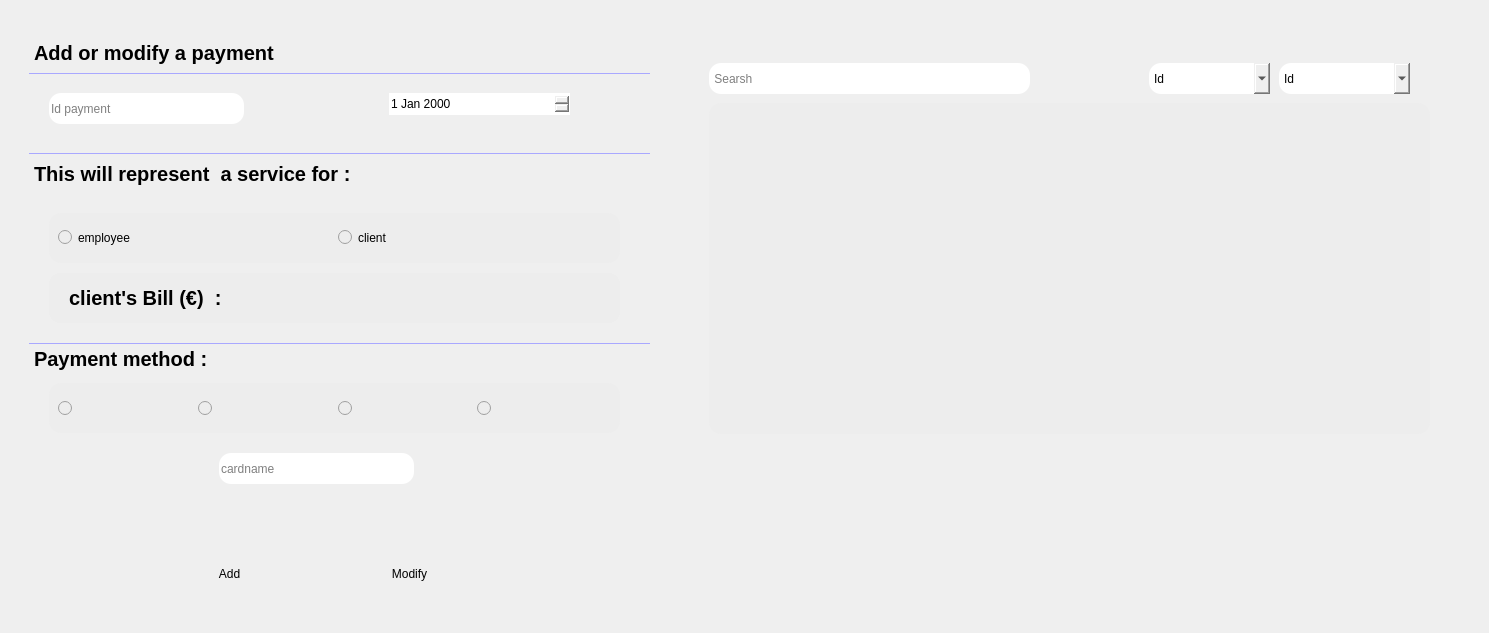
     <widget class="QWidget" name="payment_tab1">
      <attribute name="title">
       <string>payment</string>
      </attribute>
      <widget class="QWidget" name="payment1" native="true">
       <property name="geometry">
        <rect>
         <x>29</x>
         <y>33</y>
         <width>621</width>
         <height>591</height>
        </rect>
       </property>
       <property name="sizeIncrement">
        <size>
         <width>1200</width>
         <height>1200</height>
        </size>
       </property>
       <property name="styleSheet">
        <string notr="true">border-radius:12px;</string>
       </property>
       <widget class="QFrame" name="frame_9">
        <property name="geometry">
         <rect>
          <x>20</x>
          <y>180</y>
          <width>571</width>
          <height>50</height>
         </rect>
        </property>
        <property name="styleSheet">
         <string notr="true">background:#EDEDED;
border-radius:12px;</string>
        </property>
        <property name="frameShape">
         <enum>QFrame::StyledPanel</enum>
        </property>
        <property name="frameShadow">
         <enum>QFrame::Raised</enum>
        </property>
        <layout class="QHBoxLayout" name="horizontalLayout">
         <item>
          <widget class="QRadioButton" name="payment_employee_service">
           <property name="text">
            <string>employee</string>
           </property>
          </widget>
         </item>
         <item>
          <widget class="QRadioButton" name="payment_client_service">
           <property name="text">
            <string>client</string>
           </property>
          </widget>
         </item>
        </layout>
       </widget>
       <widget class="QLabel" name="label_16">
        <property name="geometry">
         <rect>
          <x>0</x>
          <y>0</y>
          <width>621</width>
          <height>41</height>
         </rect>
        </property>
        <property name="styleSheet">
         <string notr="true">background:transparent;
border-radius:0px;
font-size:20px;
font-weight:700;
border-bottom:1px solid #A9A8FF;</string>
        </property>
        <property name="text">
         <string>Add or modify a payment</string>
        </property>
       </widget>
       <widget class="QPushButton" name="payment_add_button">
        <property name="geometry">
         <rect>
          <x>130</x>
          <y>520</y>
          <width>141</width>
          <height>41</height>
         </rect>
        </property>
        <property name="text">
         <string>Add</string>
        </property>
       </widget>
       <widget class="QPushButton" name="payment_modify_button">
        <property name="geometry">
         <rect>
          <x>310</x>
          <y>520</y>
          <width>141</width>
          <height>41</height>
         </rect>
        </property>
        <property name="text">
         <string>Modify</string>
        </property>
       </widget>
       <widget class="QLineEdit" name="id_payment_line">
        <property name="geometry">
         <rect>
          <x>20</x>
          <y>60</y>
          <width>195</width>
          <height>31</height>
         </rect>
        </property>
        <property name="text">
         <string/>
        </property>
        <property name="placeholderText">
         <string>Id payment</string>
        </property>
       </widget>
       <widget class="QDateEdit" name="payment_date">
        <property name="geometry">
         <rect>
          <x>360</x>
          <y>60</y>
          <width>181</width>
          <height>22</height>
         </rect>
        </property>
       </widget>
       <widget class="QLabel" name="label_18">
        <property name="geometry">
         <rect>
          <x>0</x>
          <y>120</y>
          <width>621</width>
          <height>41</height>
         </rect>
        </property>
        <property name="styleSheet">
         <string notr="true">background:transparent;
border-radius:0px;
font-size:20px;
font-weight:700;
border-top:1px solid #A9A8FF;</string>
        </property>
        <property name="text">
         <string>This will represent  a service for :</string>
        </property>
       </widget>
       <widget class="QFrame" name="payment_salary_frame">
        <property name="geometry">
         <rect>
          <x>20</x>
          <y>240</y>
          <width>571</width>
          <height>50</height>
         </rect>
        </property>
        <property name="styleSheet">
         <string notr="true">background:#EDEDED;
border-radius:12px;</string>
        </property>
        <property name="frameShape">
         <enum>QFrame::StyledPanel</enum>
        </property>
        <property name="frameShadow">
         <enum>QFrame::Raised</enum>
        </property>
        <layout class="QHBoxLayout" name="horizontalLayout_3">
         <item>
          <widget class="QLabel" name="label_32">
           <property name="styleSheet">
            <string notr="true">background:transparent;
border-radius:0px;
font-size:20px;
font-weight:700;
</string>
           </property>
           <property name="text">
            <string>  Salary (€/year)  :</string>
           </property>
          </widget>
         </item>
         <item>
          <widget class="QLabel" name="payment_salary_output">
           <property name="styleSheet">
            <string notr="true">background:transparent;
border-radius:0px;
font-size:20px;
font-weight:700;
</string>
           </property>
           <property name="text">
            <string/>
           </property>
          </widget>
         </item>
        </layout>
       </widget>
       <widget class="QFrame" name="payment_bill_frame">
        <property name="geometry">
         <rect>
          <x>20</x>
          <y>240</y>
          <width>571</width>
          <height>50</height>
         </rect>
        </property>
        <property name="styleSheet">
         <string notr="true">background:#EDEDED;
border-radius:12px;</string>
        </property>
        <property name="frameShape">
         <enum>QFrame::StyledPanel</enum>
        </property>
        <property name="frameShadow">
         <enum>QFrame::Raised</enum>
        </property>
        <layout class="QHBoxLayout" name="horizontalLayout_4">
         <item>
          <widget class="QLabel" name="label_34">
           <property name="styleSheet">
            <string notr="true">background:transparent;
border-radius:0px;
font-size:20px;
font-weight:700;
</string>
           </property>
           <property name="text">
            <string>  client's Bill (€)  :</string>
           </property>
          </widget>
         </item>
         <item>
          <widget class="QLabel" name="payment_bill_output">
           <property name="styleSheet">
            <string notr="true">background:transparent;
border-radius:0px;
font-size:20px;
font-weight:700;
</string>
           </property>
           <property name="text">
            <string/>
           </property>
          </widget>
         </item>
        </layout>
       </widget>
       <widget class="QLabel" name="label_23">
        <property name="geometry">
         <rect>
          <x>0</x>
          <y>310</y>
          <width>621</width>
          <height>31</height>
         </rect>
        </property>
        <property name="styleSheet">
         <string notr="true">background:transparent;
border-radius:0px;
font-size:20px;
font-weight:700;
border-top:1px solid #A9A8FF;</string>
        </property>
        <property name="text">
         <string>Payment method :</string>
        </property>
       </widget>
       <widget class="QFrame" name="frame_10">
        <property name="geometry">
         <rect>
          <x>20</x>
          <y>350</y>
          <width>571</width>
          <height>50</height>
         </rect>
        </property>
        <property name="styleSheet">
         <string notr="true">background:#EDEDED;
border-radius:12px;</string>
        </property>
        <property name="frameShape">
         <enum>QFrame::StyledPanel</enum>
        </property>
        <property name="frameShadow">
         <enum>QFrame::Raised</enum>
        </property>
        <layout class="QHBoxLayout" name="horizontalLayout_5">
         <item>
          <widget class="QRadioButton" name="payment_visa_btn">
           <property name="text">
            <string/>
           </property>
           <property name="icon">
            <iconset resource="icons.qrc">
             <normaloff>:/login res/visa.png</normaloff>:/login res/visa.png</iconset>
           </property>
           <property name="iconSize">
            <size>
             <width>38</width>
             <height>38</height>
            </size>
           </property>
          </widget>
         </item>
         <item>
          <widget class="QRadioButton" name="payment_mastercard_btn">
           <property name="text">
            <string/>
           </property>
           <property name="icon">
            <iconset resource="icons.qrc">
             <normaloff>:/login res/master card.png</normaloff>:/login res/master card.png</iconset>
           </property>
           <property name="iconSize">
            <size>
             <width>42</width>
             <height>42</height>
            </size>
           </property>
          </widget>
         </item>
         <item>
          <widget class="QRadioButton" name="payment_discover_btn">
           <property name="text">
            <string/>
           </property>
           <property name="icon">
            <iconset resource="icons.qrc">
             <normaloff>:/login res/discover.png</normaloff>:/login res/discover.png</iconset>
           </property>
           <property name="iconSize">
            <size>
             <width>42</width>
             <height>42</height>
            </size>
           </property>
          </widget>
         </item>
         <item>
          <widget class="QRadioButton" name="payment_express_btn">
           <property name="text">
            <string/>
           </property>
           <property name="icon">
            <iconset resource="icons.qrc">
             <normaloff>:/login res/american express.png</normaloff>:/login res/american express.png</iconset>
           </property>
           <property name="iconSize">
            <size>
             <width>42</width>
             <height>42</height>
            </size>
           </property>
          </widget>
         </item>
        </layout>
       </widget>
       <widget class="QLineEdit" name="cardname_payment_line">
        <property name="geometry">
         <rect>
          <x>190</x>
          <y>420</y>
          <width>195</width>
          <height>31</height>
         </rect>
        </property>
        <property name="text">
         <string/>
        </property>
        <property name="placeholderText">
         <string>cardname</string>
        </property>
       </widget>
       <widget class="QPushButton" name="payment_pdf">
        <property name="geometry">
         <rect>
          <x>480</x>
          <y>520</y>
          <width>71</width>
          <height>41</height>
         </rect>
        </property>
        <property name="styleSheet">
         <string notr="true"/>
        </property>
        <property name="text">
         <string/>
        </property>
        <property name="icon">
         <iconset resource="icons.qrc">
          <normaloff>:/new/prefix2/feather (2)/printer.svg</normaloff>:/new/prefix2/feather (2)/printer.svg</iconset>
        </property>
        <property name="iconSize">
         <size>
          <width>28</width>
          <height>28</height>
         </size>
        </property>
       </widget>
      </widget>
      <widget class="QWidget" name="payment2" native="true">
       <property name="geometry">
        <rect>
         <x>679</x>
         <y>33</y>
         <width>801</width>
         <height>591</height>
        </rect>
       </property>
       <property name="sizeIncrement">
        <size>
         <width>1200</width>
         <height>1200</height>
        </size>
       </property>
       <property name="styleSheet">
        <string notr="true">border-radius:12px;</string>
       </property>
       <widget class="QLineEdit" name="searsh_payment_line">
        <property name="geometry">
         <rect>
          <x>30</x>
          <y>30</y>
          <width>321</width>
          <height>31</height>
         </rect>
        </property>
        <property name="styleSheet">
         <string notr="true"/>
        </property>
        <property name="placeholderText">
         <string> Searsh</string>
        </property>
       </widget>
       <widget class="QPushButton" name="payment_search_button">
        <property name="geometry">
         <rect>
          <x>350</x>
          <y>30</y>
          <width>51</width>
          <height>31</height>
         </rect>
        </property>
        <property name="text">
         <string/>
        </property>
        <property name="icon">
         <iconset resource="icons.qrc">
          <normaloff>:/new/prefix2/feather (2)/search.svg</normaloff>:/new/prefix2/feather (2)/search.svg</iconset>
        </property>
        <property name="iconSize">
         <size>
          <width>28</width>
          <height>28</height>
         </size>
        </property>
       </widget>
       <widget class="QPushButton" name="payment_delete_button">
        <property name="geometry">
         <rect>
          <x>410</x>
          <y>30</y>
          <width>51</width>
          <height>31</height>
         </rect>
        </property>
        <property name="text">
         <string/>
        </property>
        <property name="icon">
         <iconset resource="icons.qrc">
          <normaloff>:/new/prefix2/feather (2)/trash-2.svg</normaloff>:/new/prefix2/feather (2)/trash-2.svg</iconset>
        </property>
        <property name="iconSize">
         <size>
          <width>28</width>
          <height>28</height>
         </size>
        </property>
       </widget>
       <widget class="QTableView" name="payment_tableview">
        <property name="geometry">
         <rect>
          <x>30</x>
          <y>70</y>
          <width>721</width>
          <height>331</height>
         </rect>
        </property>
        <property name="styleSheet">
         <string notr="true">background:#EDEDED;
color:#6563FF;
font-size:16px;
</string>
        </property>
       </widget>
       <widget class="QComboBox" name="payment_order_combobox">
        <property name="geometry">
         <rect>
          <x>600</x>
          <y>30</y>
          <width>131</width>
          <height>31</height>
         </rect>
        </property>
        <item>
         <property name="text">
          <string>Id</string>
         </property>
        </item>
        <item>
         <property name="text">
          <string>Salary</string>
         </property>
        </item>
        <item>
         <property name="text">
          <string>Bill</string>
         </property>
        </item>
        <item>
         <property name="text">
          <string>Name</string>
         </property>
        </item>
       </widget>
       <widget class="QComboBox" name="payment_search_combobox">
        <property name="geometry">
         <rect>
          <x>470</x>
          <y>30</y>
          <width>121</width>
          <height>31</height>
         </rect>
        </property>
        <property name="currentText">
         <string>Id</string>
        </property>
        <item>
         <property name="text">
          <string>Id</string>
         </property>
        </item>
        <item>
         <property name="text">
          <string>Bill</string>
         </property>
        </item>
        <item>
         <property name="text">
          <string>Method</string>
         </property>
        </item>
        <item>
         <property name="text">
          <string>Service</string>
         </property>
        </item>
        <item>
         <property name="text">
          <string>Name</string>
         </property>
        </item>
        <item>
         <property name="text">
          <string>Date</string>
         </property>
        </item>
        <item>
         <property name="text">
          <string>Salary</string>
         </property>
        </item>
       </widget>
      </widget>
     </widget>
